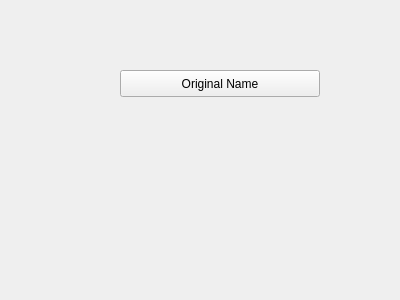
<?xml version="1.0" encoding="UTF-8"?>
<ui version="4.0">
 <class>Form</class>
 <widget class="QWidget" name="Form">
  <property name="geometry">
   <rect>
    <x>0</x>
    <y>0</y>
    <width>400</width>
    <height>300</height>
   </rect>
  </property>
  <property name="windowTitle">
   <string>Form</string>
  </property>
  <widget class="QPushButton" name="Test">
   <property name="geometry">
    <rect>
     <x>120</x>
     <y>70</y>
     <width>200</width>
     <height>27</height>
    </rect>
   </property>
   <property name="text">
    <string>Original Name</string>
   </property>
  </widget>
 </widget>
 <resources/>
 <connections/>
</ui>
